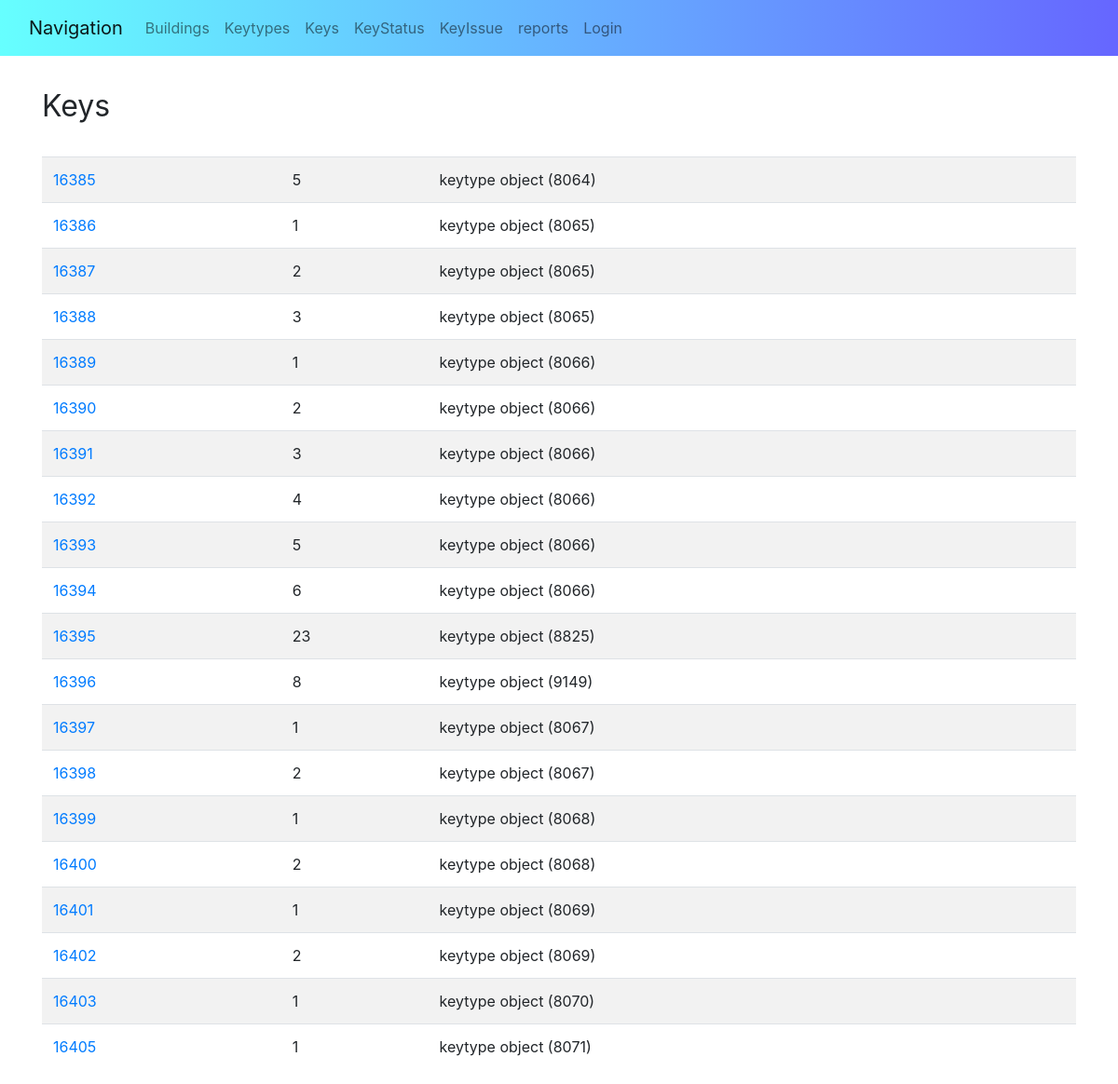
The app's page /keys/keys/, older data.
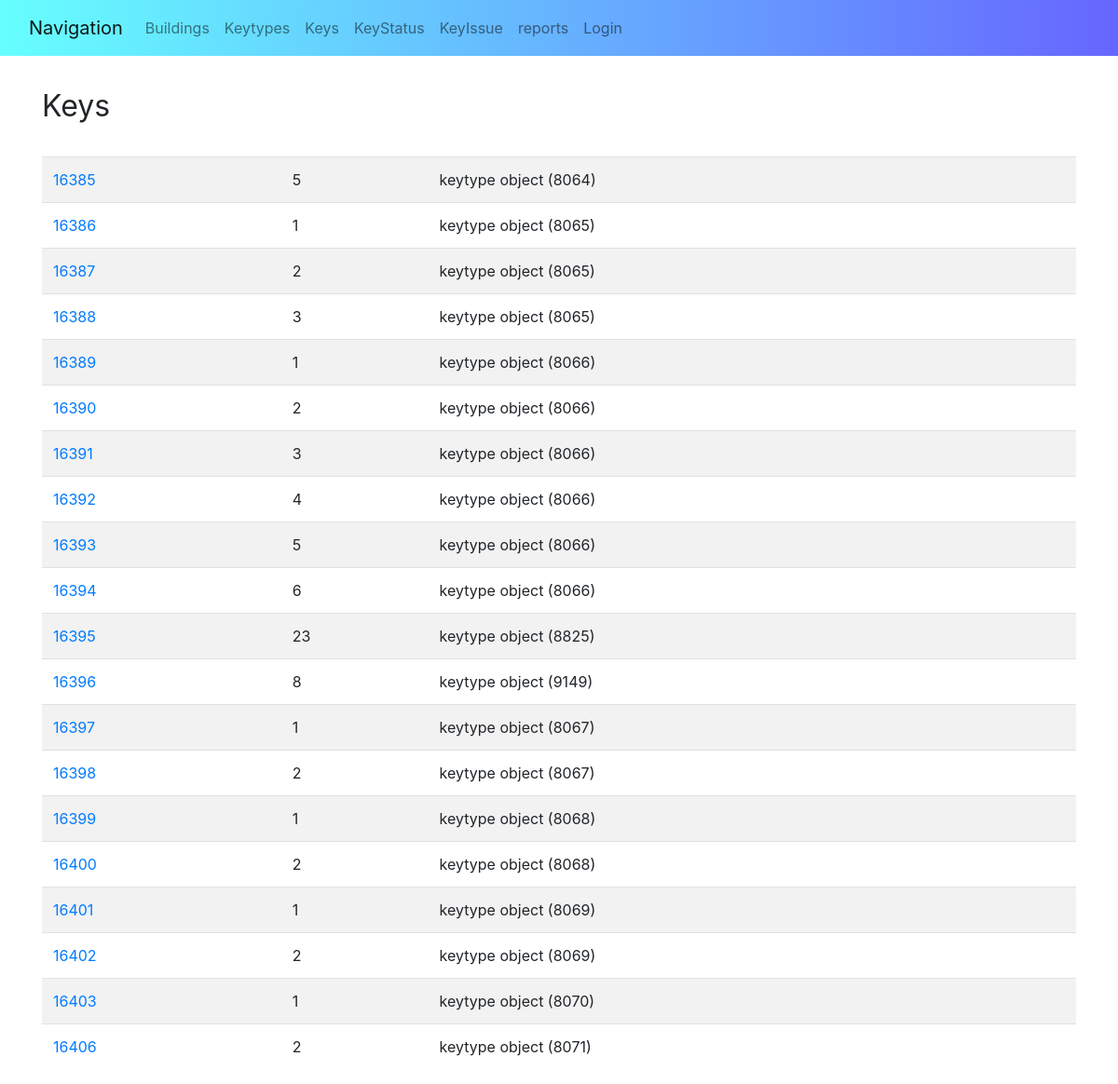
The same page, newer data.
### keys/models.py (models this page shows, shortened)
class key(models.Model):
    identifier = models.CharField(max_length=255, unique=True)
    number = models.IntegerField(null=False)
    keytype_id = models.ForeignKey(keytype,  on_delete=models.CASCADE, blank= False, null=False)

class keytype(models.Model):
    identifier = models.CharField(max_length=255, unique=True)
    code = models.CharField(max_length=255, null=False)
    manu_info = models.CharField(max_length=255, null=False)
    description = models.CharField(max_length=255, null=True)
    building_id = models.ForeignKey(building, on_delete=models.SET_NULL, blank=True, null=True)

### keys/views/key_views.py (the view)
class keyListView(ListView):
    model = key
    template_name = "keys/key_list.html"
    paginate_by = 20
    context_object_name = "key_list"
    allow_empty = True
    page_kwarg = 'page'
    paginate_orphans = 0
    def __init__(self, **kwargs):
        super(keyListView, self).__init__(**kwargs)
    def dispatch(self, *args, **kwargs):
        return super(keyListView, self).dispatch(*args, **kwargs)
    def get(self, request, *args, **kwargs):
        return super(keyListView, self).get(request, *args, **kwargs)
    def get_queryset(self):
        return super(keyListView, self).get_queryset()
    def get_allow_empty(self):
        return super(keyListView, self).get_allow_empty()
    def get_context_data(self, *args, **kwargs):
        ret = super(keyListView, self).get_context_data(*args, **kwargs)
        return ret
    def get_paginate_by(self, queryset):
        return super(keyListView, self).get_paginate_by(queryset)
    def get_context_object_name(self, object_list):
        return super(keyListView, self).get_context_object_name(object_list)
    def paginate_queryset(self, queryset, page_size):
        return super(keyListView, self).paginate_queryset(queryset, page_size)
    def get_paginator(self, queryset, per_page, orphans=0, allow_empty_first_page=True):
        return super(keyListView, self).get_paginator(queryset, per_page, orphans=0, allow_empty_first_page=True)
    def render_to_response(self, context, **response_kwargs):
        return super(keyListView, self).render_to_response(context, **response_kwargs)
    def get_template_names(self):
        return super(keyListView, self).get_template_names()

### keys/templates/keys/key_list.html (shortened to what this page needs)
{% extends "keys/key_base.html" %}
{% block content %}
    <div class = "container margin">
        <div class = "margin">
        <a class = "main-header"> Keys </a> &emsp; &nbsp;
        </div>
        <table class="table table-striped table-responsive-md table-hover margin">
        {% for key in key_list %}
            <tr>
                <td><a href={% url "keys:key_detail" key.pk %}>{{ key.identifier }}</a></td>
                <td><a>{{ key.number }}</a></td>
                <td><a>{{ key.keytype_id }}</a></td>
            </tr>
        {% empty %}
            <li>No keys yet.</li>
        {% endfor %}
        </table>
    </div>
{% endblock %}

Row changes from the older to the newer data that the page shows:
removed key: identifier "16405", number "1", keytype_id "keytype object (8071)"
now on this page (row unchanged): key: identifier "16406", number "2", keytype_id "keytype object (8071)"
